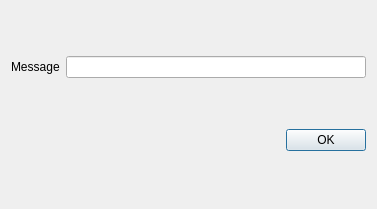
<?xml version="1.0" encoding="UTF-8"?>
<ui version="4.0">
 <class>Dialog</class>
 <widget class="QDialog" name="Dialog">
  <property name="geometry">
   <rect>
    <x>0</x>
    <y>0</y>
    <width>377</width>
    <height>209</height>
   </rect>
  </property>
  <property name="windowTitle">
   <string>Dialog</string>
  </property>
  <layout class="QVBoxLayout" name="verticalLayout">
   <item>
    <layout class="QHBoxLayout" name="horizontalLayout">
     <item>
      <widget class="QLabel" name="label">
       <property name="text">
        <string>Message</string>
       </property>
      </widget>
     </item>
     <item>
      <widget class="QLineEdit" name="lineEdit"/>
     </item>
    </layout>
   </item>
   <item>
    <widget class="QDialogButtonBox" name="buttonBox">
     <property name="standardButtons">
      <set>QDialogButtonBox::Ok</set>
     </property>
    </widget>
   </item>
  </layout>
 </widget>
 <resources/>
 <connections/>
</ui>
